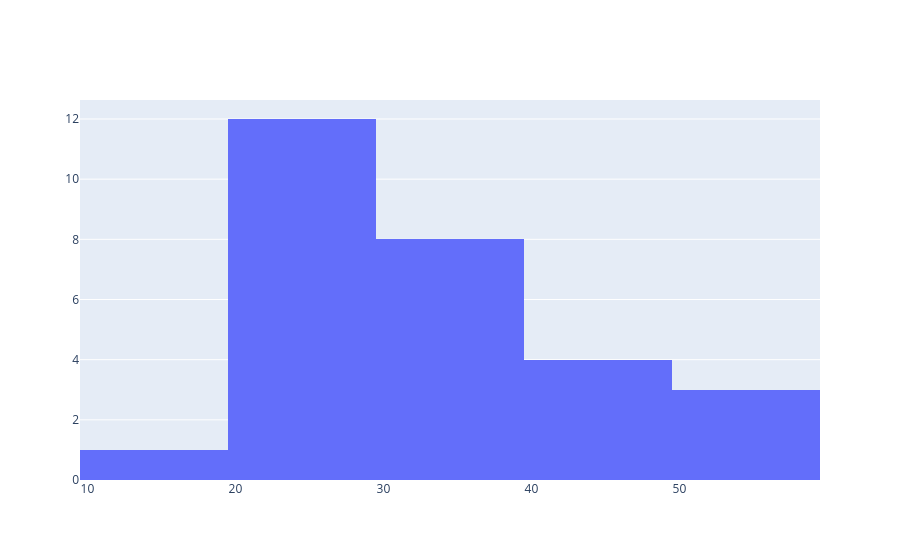

This figure's notebook cell:
### Code cell
df1 = pd.DataFrame({
    "Age": [18,20,21,22,22,23,24,25,25,26,27,28,29,30,30,31,32,33,35,36,38,40,42,45,48,50,52,55]
})

fig = go.Figure()

fig.add_trace(
    go.Histogram(
        x=df1["Age"]
    )
)

fig.show(
    
)

### Figure 1 — Plotly figure (JSON) as saved in the notebook; plotly's stock layout.template omitted (floating-point values rounded to 4 significant figures)
{"data": [{"type": "histogram", "x": [18, 20, 21, 22, 22, 23, 24, 25, 25, 26, 27, 28, 29, 30, 30, 31, 32, 33, 35, 36, 38, 40, 42, 45, 48, 50, 52, 55]}], "layout": {}}
